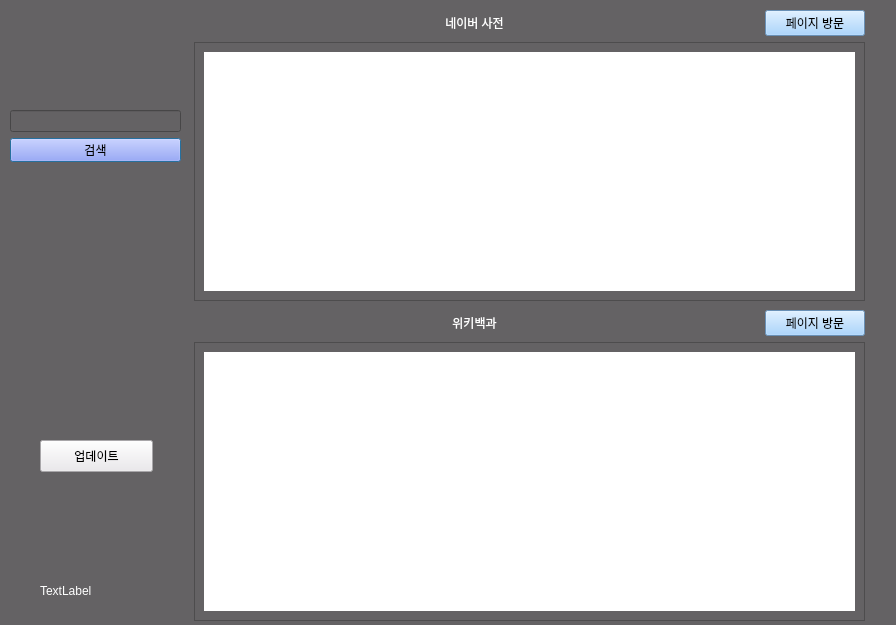
<?xml version="1.0" encoding="UTF-8"?>
<ui version="4.0">
 <class>WordFinderGUI</class>
 <widget class="QDialog" name="WordFinderGUI">
  <property name="geometry">
   <rect>
    <x>0</x>
    <y>0</y>
    <width>896</width>
    <height>625</height>
   </rect>
  </property>
  <property name="windowTitle">
   <string>Dialog</string>
  </property>
  <property name="styleSheet">
   <string notr="true">background-color: rgb(100, 98, 100);</string>
  </property>
  <widget class="QWidget" name="verticalLayoutWidget">
   <property name="geometry">
    <rect>
     <x>10</x>
     <y>110</y>
     <width>171</width>
     <height>52</height>
    </rect>
   </property>
   <layout class="QVBoxLayout" name="verticalLayout">
    <item>
     <widget class="QLineEdit" name="search_bar">
      <property name="styleSheet">
       <string notr="true">color: rgb(255, 255, 255);</string>
      </property>
      <property name="dragEnabled">
       <bool>true</bool>
      </property>
     </widget>
    </item>
    <item>
     <widget class="QPushButton" name="search">
      <property name="styleSheet">
       <string notr="true">background-color: rgb(132, 142, 255);
border-color: rgb(255, 255, 255);</string>
      </property>
      <property name="text">
       <string>검색</string>
      </property>
     </widget>
    </item>
   </layout>
  </widget>
  <widget class="QWidget" name="gridLayoutWidget">
   <property name="geometry">
    <rect>
     <x>190</x>
     <y>10</y>
     <width>681</width>
     <height>291</height>
    </rect>
   </property>
   <layout class="QGridLayout" name="gridLayout">
    <item row="1" column="0" colspan="2">
     <widget class="QScrollArea" name="scrollArea">
      <property name="enabled">
       <bool>true</bool>
      </property>
      <property name="widgetResizable">
       <bool>true</bool>
      </property>
      <property name="alignment">
       <set>Qt::AlignCenter</set>
      </property>
      <widget class="QWidget" name="scrollAreaWidgetContents_4">
       <property name="geometry">
        <rect>
         <x>0</x>
         <y>0</y>
         <width>664</width>
         <height>252</height>
        </rect>
       </property>
       <layout class="QVBoxLayout" name="verticalLayout_2">
        <item>
         <widget class="QLabel" name="naver_search_result">
          <property name="styleSheet">
           <string notr="true">background-color: rgb(255, 255, 255);</string>
          </property>
          <property name="text">
           <string/>
          </property>
          <property name="wordWrap">
           <bool>true</bool>
          </property>
          <property name="textInteractionFlags">
           <set>Qt::LinksAccessibleByMouse|Qt::TextSelectableByKeyboard|Qt::TextSelectableByMouse</set>
          </property>
         </widget>
        </item>
       </layout>
      </widget>
     </widget>
    </item>
    <item row="0" column="1">
     <widget class="QPushButton" name="naver_page">
      <property name="maximumSize">
       <size>
        <width>100</width>
        <height>16777215</height>
       </size>
      </property>
      <property name="styleSheet">
       <string notr="true">background-color: rgb(147, 202, 255);</string>
      </property>
      <property name="text">
       <string>페이지 방문</string>
      </property>
     </widget>
    </item>
    <item row="0" column="0">
     <widget class="QLabel" name="naver_label">
      <property name="enabled">
       <bool>true</bool>
      </property>
      <property name="minimumSize">
       <size>
        <width>0</width>
        <height>0</height>
       </size>
      </property>
      <property name="maximumSize">
       <size>
        <width>561</width>
        <height>50</height>
       </size>
      </property>
      <property name="styleSheet">
       <string notr="true">color: rgb(255, 255, 255);</string>
      </property>
      <property name="text">
       <string>네이버 사전</string>
      </property>
      <property name="alignment">
       <set>Qt::AlignCenter</set>
      </property>
     </widget>
    </item>
   </layout>
  </widget>
  <widget class="QWidget" name="gridLayoutWidget_2">
   <property name="geometry">
    <rect>
     <x>190</x>
     <y>310</y>
     <width>681</width>
     <height>311</height>
    </rect>
   </property>
   <layout class="QGridLayout" name="gridLayout_2">
    <item row="1" column="0" colspan="2">
     <widget class="QScrollArea" name="scrollArea_2">
      <property name="enabled">
       <bool>true</bool>
      </property>
      <property name="widgetResizable">
       <bool>true</bool>
      </property>
      <property name="alignment">
       <set>Qt::AlignCenter</set>
      </property>
      <widget class="QWidget" name="scrollAreaWidgetContents_5">
       <property name="geometry">
        <rect>
         <x>0</x>
         <y>0</y>
         <width>664</width>
         <height>272</height>
        </rect>
       </property>
       <layout class="QVBoxLayout" name="verticalLayout_3">
        <item>
         <widget class="QLabel" name="wiki_search_result">
          <property name="styleSheet">
           <string notr="true">background-color: rgb(255, 255, 255);</string>
          </property>
          <property name="text">
           <string/>
          </property>
          <property name="wordWrap">
           <bool>true</bool>
          </property>
          <property name="textInteractionFlags">
           <set>Qt::LinksAccessibleByMouse|Qt::TextSelectableByKeyboard|Qt::TextSelectableByMouse</set>
          </property>
         </widget>
        </item>
       </layout>
      </widget>
     </widget>
    </item>
    <item row="0" column="1">
     <widget class="QPushButton" name="wiki_page">
      <property name="maximumSize">
       <size>
        <width>100</width>
        <height>16777215</height>
       </size>
      </property>
      <property name="styleSheet">
       <string notr="true">background-color: rgb(147, 202, 255);</string>
      </property>
      <property name="text">
       <string>페이지 방문</string>
      </property>
     </widget>
    </item>
    <item row="0" column="0">
     <widget class="QLabel" name="wiki_label">
      <property name="enabled">
       <bool>true</bool>
      </property>
      <property name="minimumSize">
       <size>
        <width>0</width>
        <height>0</height>
       </size>
      </property>
      <property name="maximumSize">
       <size>
        <width>561</width>
        <height>50</height>
       </size>
      </property>
      <property name="styleSheet">
       <string notr="true">color: rgb(255, 255, 255);</string>
      </property>
      <property name="text">
       <string>위키백과</string>
      </property>
      <property name="alignment">
       <set>Qt::AlignCenter</set>
      </property>
     </widget>
    </item>
   </layout>
  </widget>
  <widget class="QPushButton" name="update_btn">
   <property name="geometry">
    <rect>
     <x>40</x>
     <y>440</y>
     <width>113</width>
     <height>32</height>
    </rect>
   </property>
   <property name="styleSheet">
    <string notr="true">background-color: rgb(235, 232, 237);</string>
   </property>
   <property name="text">
    <string>업데이트</string>
   </property>
  </widget>
  <widget class="QLabel" name="version_indicator">
   <property name="geometry">
    <rect>
     <x>40</x>
     <y>580</y>
     <width>121</width>
     <height>21</height>
    </rect>
   </property>
   <property name="styleSheet">
    <string notr="true">color: rgb(255, 255, 255);</string>
   </property>
   <property name="text">
    <string>TextLabel</string>
   </property>
  </widget>
 </widget>
 <resources/>
 <connections/>
</ui>
